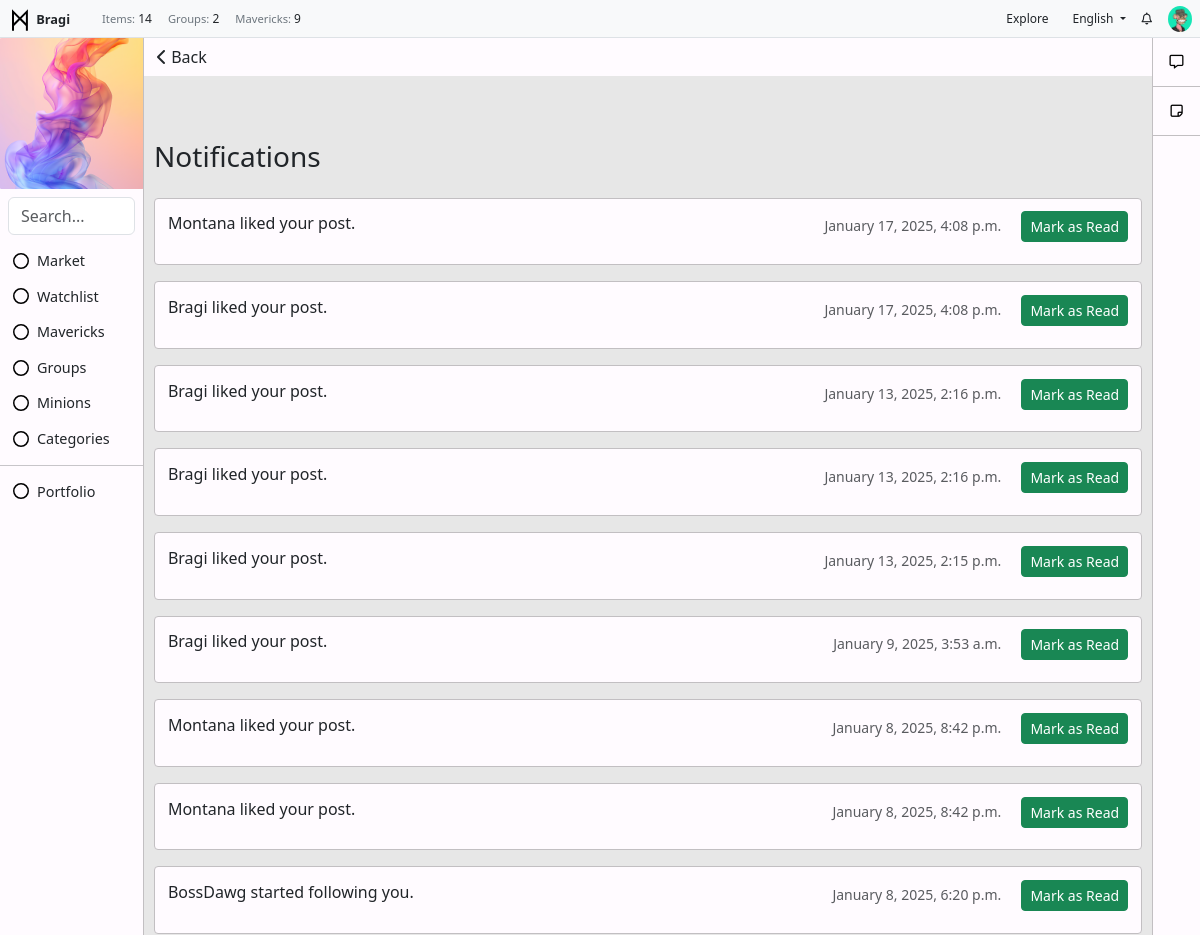
The page /notifications/ (signed in, upper part) on the database as committed earlier.
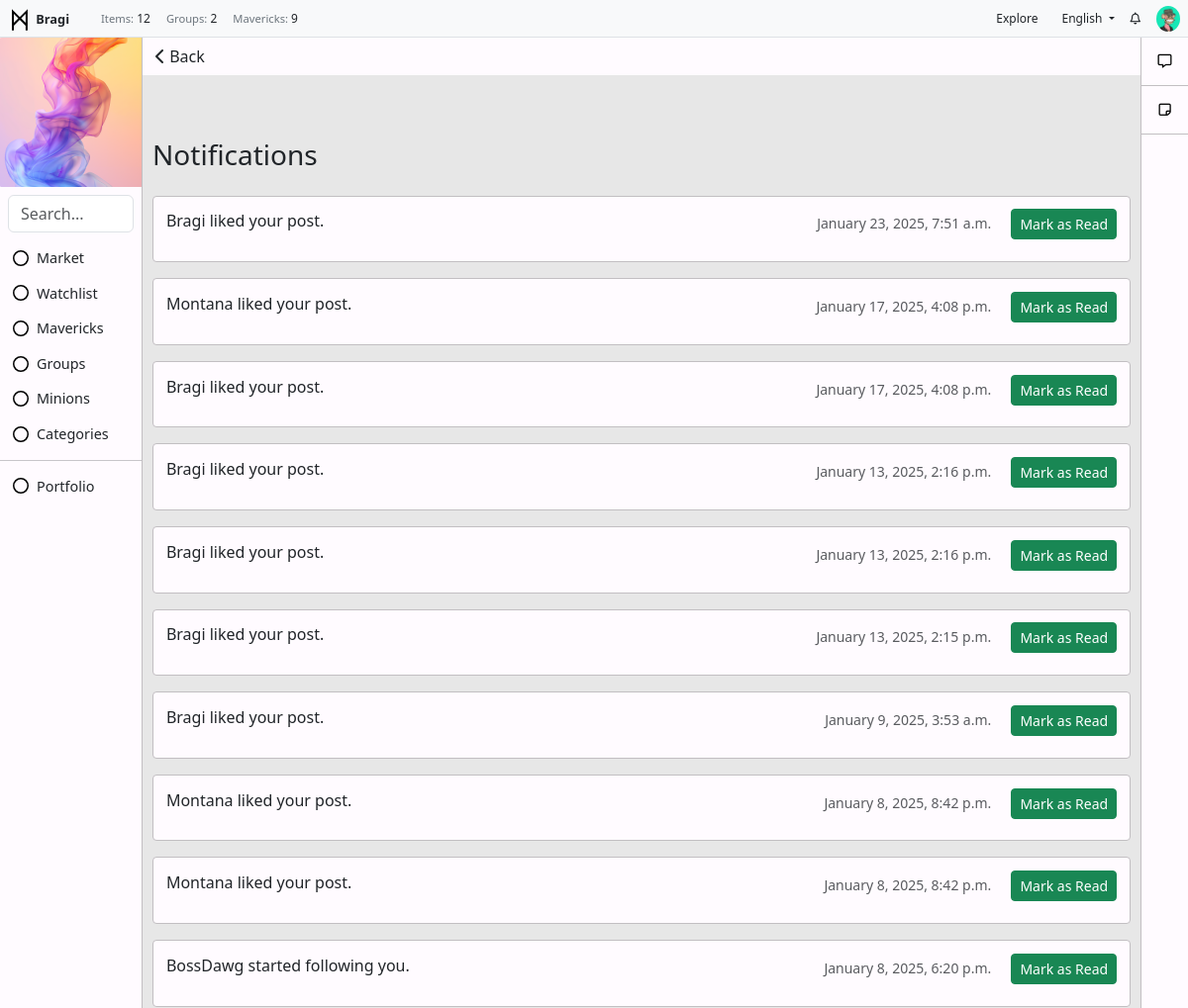
The same page on the database as committed later.
### users/models.py (models this page shows, shortened)
class UserProfile(models.Model):
    user = models.OneToOneField(User, on_delete=models.CASCADE)
    bio = models.TextField(blank=True, null=True)  # Bio field
    profile_picture = models.ImageField(upload_to='profile_pictures/', null=True, blank=True)  # Profile picture
    location = models.CharField(max_length=255, blank=True, null=True)  # New location field

### toolbar/models.py (models this page shows, shortened)
class ToolbarAd(models.Model):  # Separate model for the toolbar's external image
    name = models.CharField(max_length=100, blank=True, null=True)
    alt_text = models.CharField(max_length=200, blank=True, null=True)  # Alt text for the image
    image = models.ImageField(upload_to='toolbar_images/', blank=True, null=True)  # Image upload field
    url = models.URLField(max_length=200, blank=True, null=True)  # Use URLField for link
    visible = models.BooleanField(default=True)

class ToolbarItem(models.Model):
    icon = models.FileField(upload_to='toolbar_images/', blank=True, null=True)  # Image upload field
    name = models.CharField(max_length=100)
    url = models.CharField(max_length=200, blank=True, null=True)
    order = models.IntegerField(default=0)
    visible = models.BooleanField(default=True)
    class Meta:
        ordering = ['order']

class UsersItem(models.Model):
    name = models.CharField(max_length=255)
    icon = models.FileField(upload_to='toolbar_images/', blank=True, null=True)  # Image upload field
    description = models.TextField(blank=True, null=True)
    visible = models.BooleanField(default=True)

### notifications/models.py (models this page shows, shortened)
class Notification(models.Model):
    NOTIFICATION_TYPES = (
        ('like', 'Like'),
        ('follow', 'Follow'),
        ('comment', 'Comment'),
        ('reply', 'Reply'),
    )
    user = models.ForeignKey(User, on_delete=models.CASCADE, related_name='notifications_app_notifications')
    message = models.CharField(max_length=255)
    notification_type = models.CharField(max_length=20, choices=NOTIFICATION_TYPES)
    is_read = models.BooleanField(default=False)
    created_at = models.DateTimeField(auto_now_add=True)
    post = models.ForeignKey(Post, null=True, blank=True, on_delete=models.CASCADE)
    comment = models.ForeignKey(Comment, null=True, blank=True, on_delete=models.CASCADE)

### notifications/views.py (the view, shortened to what this page needs)
# urls.py: path('', views.notifications_list, name='notifications_list'),
@login_required
def notifications_list(request):
    notifications = Notification.objects.filter(user=request.user).order_by('-created_at')
    return render(request, 'notifications/notifications_list.html', {'notifications': notifications})

### backend/context_processors.py (called while the page is built)
def published_posts_count(request):
    count = Post.objects.filter(status='published').count()
    return {'published_posts_count': count}

def toolbar_items(request):
    return {
        'toolbar_items': ToolbarItem.objects.filter(visible=True),
        'toolbar_ad': ToolbarAd.objects.filter(visible=True).first(),
        'toolbar_user_items': UsersItem.objects.filter(visible=True),  # Plural name for consistency
    }

def group_count(request):
    return {'group_count': Group.objects.count()}

def combined_count(request):
    mavericks_count = Maverick.objects.count()
    users_count = User.objects.count()
    combined_count = mavericks_count + users_count
    return {
        'combined_count': combined_count
    }

### notifications/templates/notifications/notifications_list.html (shortened to what this page needs)
{% extends 'base.html' %}
{% block content %}
<div class="text-left" style="position: sticky; top: 0; margin: 0; padding: 0; background-color: #FFFBFF; ">
    <button onclick="window.history.back();" class="btn">
        <i class="fa-solid fa-chevron-left"></i> Back
    </button>
</div>
<div class="container mt-5" style="padding: 16px 1%;">
    <h3 class="mb-4">Notifications</h3>
    {% for notification in notifications %}
        <div class=" d-flex justify-content-between" style="padding: .8rem .8rem; border-radius: .25rem; margin-bottom: 1rem; background-color: #FFFBFF; border: 1px solid #C2BFC2;">
            <div>
                <p>{{ notification.message }}</p>
            </div>
            <div class="text-muted text-end">
                <small>{{ notification.created_at|date:"F j, Y, g:i a" }}</small>
                {% if not notification.is_read %}
                    <a href="?mark_read={{ notification.id }}" class="btn btn-sm btn-success ms-3">Mark as Read</a>
                {% endif %}
            </div>
        </div>
    {% empty %}
        <div class="alert alert-warning">No notifications yet.</div>
    {% endfor %}
</div>
{% endblock %}

### templates/base.html (shortened to what this page needs)
{% load static %}
<!DOCTYPE html>
<html lang="en">
<head>
    <link href="https://cdn.jsdelivr.net/npm/bootstrap@5.3.0-alpha1/dist/css/bootstrap.min.css" rel="stylesheet">
    <link rel="stylesheet" href="https://cdnjs.cloudflare.com/ajax/libs/font-awesome/6.0.0-beta3/css/all.min.css">
    <link rel="stylesheet" href="{% static 'css/styles.css' %}">
</head>
<body>
    {% if user.is_authenticated %}
    <div class="container-fluid">
        <div class="row fixed-top px-2 py-0 bg-light border-bottom" style="height: 38px; z-index: 1000;">
            <div class="col-auto d-flex align-items-center">
                <a href="/" class="text-decoration-none">
                    <img src="{% static 'img/logo.svg' %}" alt="Icon" style="width: 24px; height: 24px; color: #000000;">
                    <span class="fw-semibold text-dark m-0" style="font-size: .8rem;">Bragi</span>
                </a>
            </div>
            <div class="col d-flex align-items-center">
                <ul class="navbar-nav d-flex flex-row m-0" style="font-size: 0.75rem;">
                    <li class="nav-item mx-2">
                        <p class="m-0"> <span class="text-secondary" style="font-size: .7rem;">Items:</span> {{ published_posts_count }}</p>
                    </li>
                    <li class="nav-item mx-2">
                        <p class="m-0"> <span class="text-secondary" style="font-size: .7rem;">Groups:</span> {{ group_count }}</p>
                    </li>
                    <li class="nav-item mx-2">
                        <p class="m-0"> <span class="text-secondary" style="font-size: .7rem;">Mavericks:</span> {{ combined_count }}</p>
                    </li>
                </ul>
            </div>
            <div class="col d-flex justify-content-end align-items-center" style="height: 38px;">
                <ul class="navbar-nav d-flex flex-row m-0 align-items-center">
                    <li class="nav-item mx-2">
                        <a href="/" class="nav-link btn btn-warning py-1 px-2" style="font-size: 0.75rem;">Explore</a>
                    </li>
                    <li class="nav-item dropdown mx-2">
                        <a class="nav-link dropdown-toggle" id="dropdownMenuLink" role="button" data-bs-toggle="dropdown" aria-expanded="false" style="font-size: 0.75rem;">
                            English
                        </a>
                    </li>
                    <li class="nav-item mx-2">
                        <a href="{% url 'notifications_list' %}" class="nav-link text-decoration-none" style="color: inherit; text-decoration: none; font-size: 0.75rem;">
                            <i class="fa-regular fa-bell"></i>
                        </a>
                    </li>
                    <li class="nav-item dropdown" style="margin-left: 8px;">
                        <a href="#" class="nav-link" id="dropdownUser2" role="button" data-bs-toggle="dropdown" aria-expanded="false" style="padding: 3px 0;">
                            {% if request.user.is_authenticated and request.user.userprofile.profile_picture %}
                                <img src="{{ request.user.userprofile.profile_picture.url }}" alt="Profile Picture" class="rounded-circle" style="width: 24px; height: auto; object-fit: cover;">
                            {% else %}
                                <i class="fas fa-user-circle" style="width: 24px; height: 24px; object-fit: cover;"></i>
                            {% endif %}
                        </a>
                    </li>
                </ul>
            </div>
        </div>
            <div class="row" style="margin-top: 38px; position: relative; display: flex; height: 100vh;">
                <div class="col-auto" style="position: fixed; top: 38px; left: 0; bottom: 0; width: 144px; background-color: #FFFBFF; border-right: 1px solid #C2BFC2; margin: 0; padding: 0;">
                    {% if toolbar_ad %}
                    <div  style="display: flex; justify-content: center; align-items: center; overflow: hidden;">
                        {% if toolbar_ad.image %}
                            <a href="{{ toolbar_ad.url }}" target="_blank">
                                <img src="{{ toolbar_ad.image.url }}" alt="{{ toolbar_ad.alt_text }}">
                            </a>
                        {% else %}
                            <p>No toolbar image available.</p>
                        {% endif %}
                    </div>
                    {% else %}
                        <p>No toolbar ad found.</p>
                    {% endif %}
                    <form class="search-form m-2" method="get" action="{% url 'post_list' %}">
                        <input class="form-control" type="search" name="q" placeholder="Search..." aria-label="Search" value="{{ query|default:'' }}">
                    </form>
                    <ul class="list-unstyled">
                        <li class="nav-item">
                            <ul class="list-unstyled">
                                {% for item in toolbar_items %}
                                    {% if item.visible %}
                                        <li class="nav-item">
                                            <a href="{{ item.url }}" class="btn btn-toggle align-items-center" style="display: flex; align-items: center;">
                                                {% if item.icon %}
                                                <img src="{{ item.icon.url }}" alt="{{ item.name }} icon" class="icon-class" style="width: 16px; height: 16px; margin-right: 8px;">
                                                {% endif %}
                                                <span class="" style="font-size: .9rem;">{{ item.name }}</span>
                                            </a>
                                        </li>
                                    {% endif %}
                                {% endfor %}
                            </ul>
                        </li>
                        <li><hr class="my-2"></li>
                        <li class="nav-item">
                            <ul class="list-unstyled">
                                {% for toolbar_user_item in toolbar_user_items %}
                                    <li class="nav-item" style="text-decoration: none;">
                                        <a class="btn btn-toggle align-items-center" style="text-decoration: none; display: flex; align-items: center;" type="button" data-bs-toggle="collapse" data-bs-target="#collapse-{{ toolbar_user_item.id }}" aria-expanded="false" aria-controls="collapse-{{ toolbar_user_item.id }}">
                                            {% if toolbar_user_item.icon %}
                                                <img src="{{ toolbar_user_item.icon.url }}" alt="{{ toolbar_user_item.name }} icon" class="icon-class" style="width: 16px; height: 16px; margin-right: 8px;">
                                            {% endif %}
                                            <span class="" style="font-size: .9rem;">{{ toolbar_user_item.name }}</span>
                                        </a>
                                    </li>
                                {% endfor %}
                            </ul>
                        </li>
                    </ul>
                </div>
                <div class="col" style="padding: 0; margin-left: 144px; margin-right: 48px; background:rgb(231, 231, 231)">
                        {% block content %}{% endblock %}
                </div>
                <div class="col-auto" style="position: fixed; top: 38px; right: 0; bottom: 0; width: 48px; background-color: #FFFBFF; border-left: 1px solid #C2BFC2; margin: 0; padding: 0;">
                    <ul class="nav nav-flush flex-column text-center">
                        <li class="nav-item" style="border-bottom: 1px solid #C2BFC2; margin: 0; padding: 12px; ">
                            <a href="{% url 'communication_center' %}" style="color: #000000; margin: 0; padding: 0;" aria-current="page" title="Communication Center" data-bs-toggle="tooltip" data-bs-placement="right">
                                <i class="fa-regular fa-message fa-sm"></i>
                            </a>
                        </li>
                        <li class="nav-item" style="border-bottom: 1px solid #C2BFC2; margin: 0; padding: 12px; ">
                            <a href="{% url 'draft_posts' %}" style="color: #000000; margin: 0; padding: 0;" aria-current="page" title="Drafts" data-bs-toggle="tooltip" data-bs-placement="right">
                                <i class="fa-regular fa-note-sticky fa-sm"></i>
                            </a>
                        </li>
                    </ul>
                </div>
            </div>
    </div>
    {% endif %}
</body>
</html>

Rows that differ between the two databases and show on the page:
added Notification: message "Bragi liked your post.", created_at "January 23, 2025, 7:51 a.m."
Other text that changed with them:
{{ published_posts_count }}: "14" → "12"
